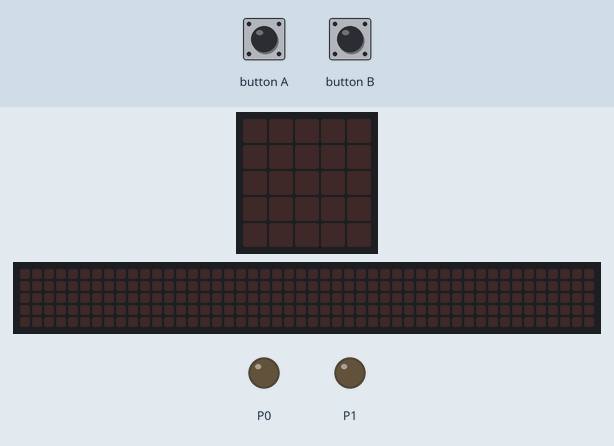
Simulated run of this program. Board: BBC micro:bit running MicroPython. On the bench: the board's 5×5 LED display, a strip that is not on the board, showing the scrolling text unrolled, output pins drawn as LEDs (lit = HIGH). The test bench sets the inputs (shaded band). The 48×5 strip is a reading aid, not a part: it shows the text the display is scrolling, unrolled, one strip-width of it at a time.

Above: at 1.2 s.
1.3 s: button A pressed for 0.15 s
At 1.39 s:
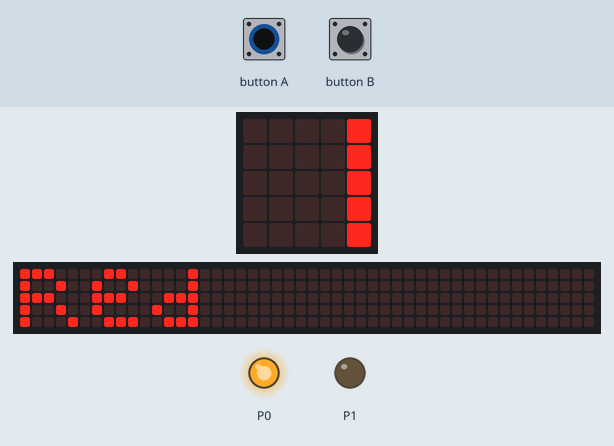
4.3 s: button B pressed for 0.15 s
At 4.39 s:
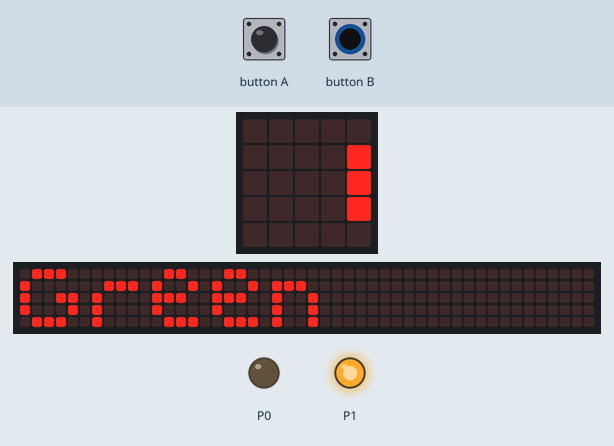
7.3 s: button A pressed for 1 s
At 10.42 s:
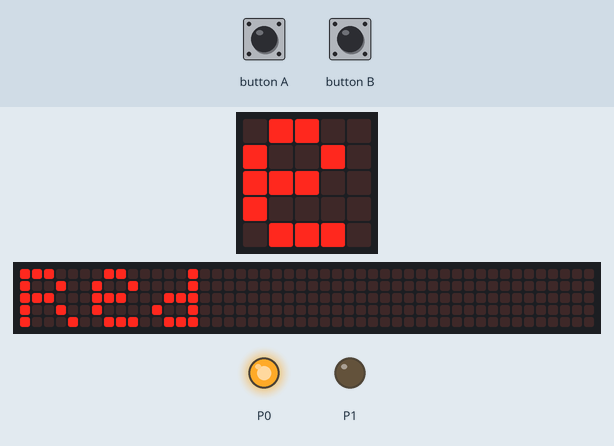
11.3 s: button B pressed for 1 s
At 13.42 s:
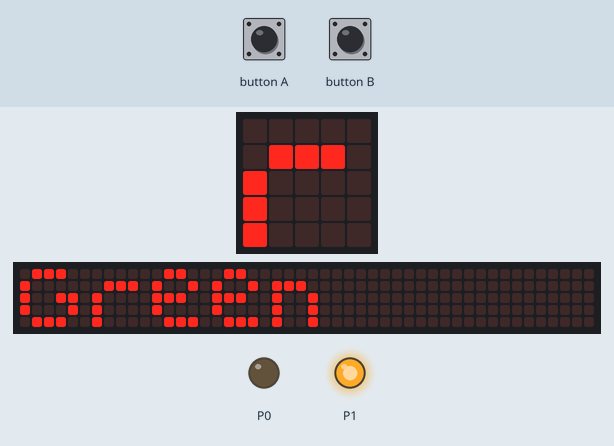
15.3 s: button A pressed for 0.15 s
At 16.73 s:
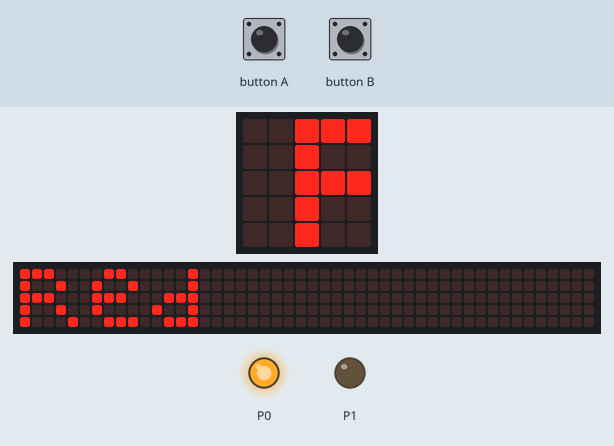
18.4 s: button B pressed for 0.15 s
At 19.73 s:
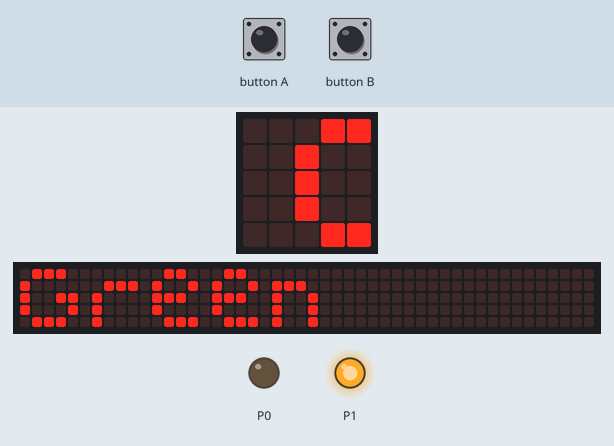
Timing chart, 0 to 25.3 s (numbered marks = the images above; inputs shaded):
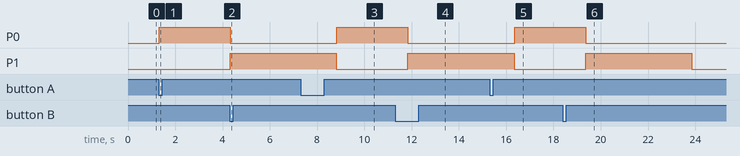

Measured:
- after the input at 1.3 s, P0: LOW → HIGH at once; the display: changes at once (image 1)
- after the input at 4.3 s, P1: LOW → HIGH at once; the display: changes at once (image 2)
- after the input at 7.3 s, P0: LOW → HIGH after 1.5 s; the display: first differs from a run without the input after 1.5 s (image 3 shows a later state)
- after the input at 11.3 s, P1: LOW → HIGH after 0.54 s; the display: first differs from a run without the input after 0.54 s (image 4 shows a later state)
- after the input at 15.3 s, P0: LOW → HIGH after 1.1 s; the display: first differs from a run without the input after 1.1 s (image 5 shows a later state)
- after the input at 18.4 s, P1: LOW → HIGH after 0.96 s, → LOW 4.5 s later; the display: first differs from a run without the input after 0.96 s (image 6 shows a later state)

The program:

ledColourWithButtons.py
```python
from microbit import *

while True:
    sleep(20)
    if button_a.was_pressed():
        pin1.write_digital(0)
        pin0.write_digital(1)
        display.scroll("Red")
    if button_b.was_pressed():
        pin1.write_digital(1)
        pin0.write_digital(0)
        display.scroll("Green")
    pin0.write_digital(0)
    pin1.write_digital(0)
```
